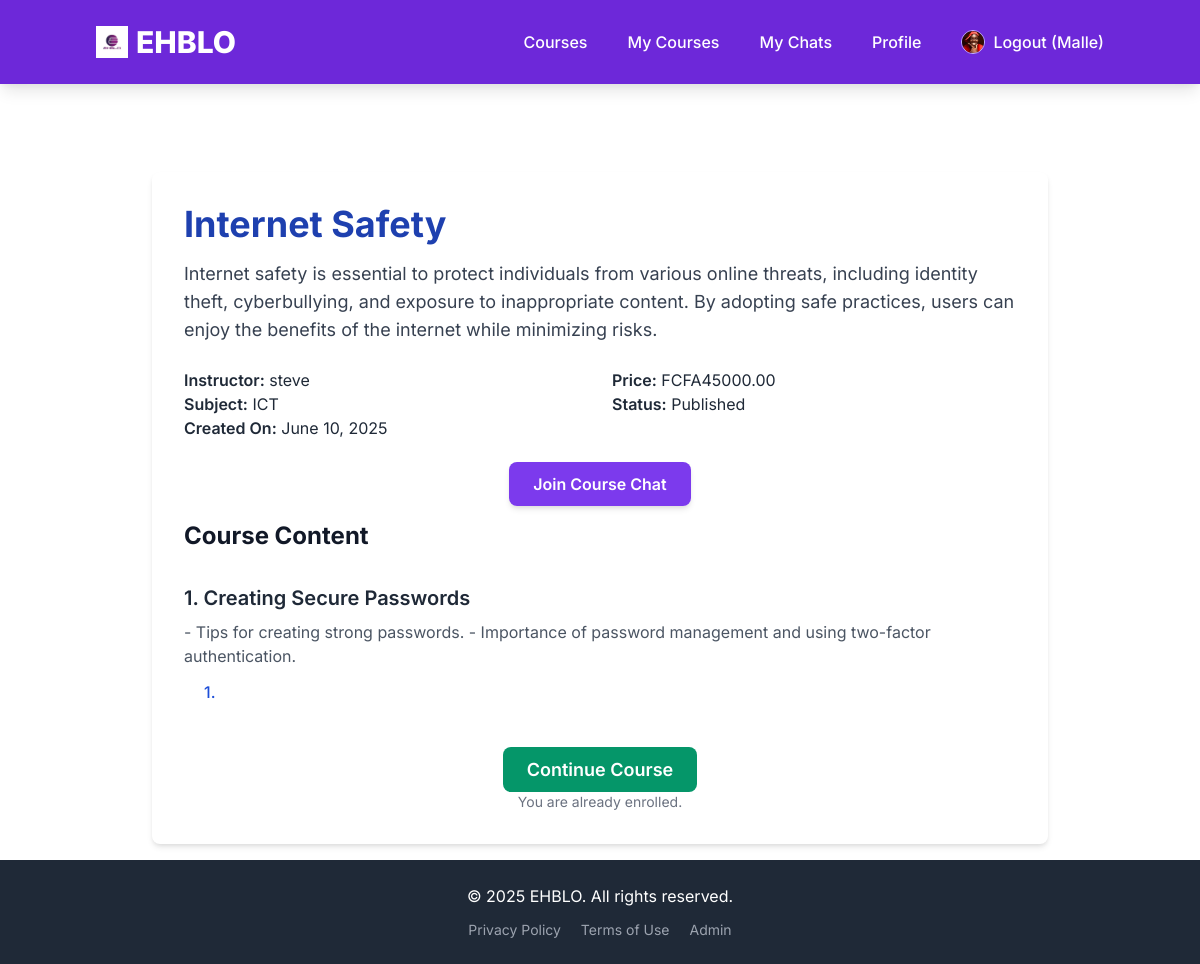
The app's page /courses/6/internet-safety/ (signed in), older data.
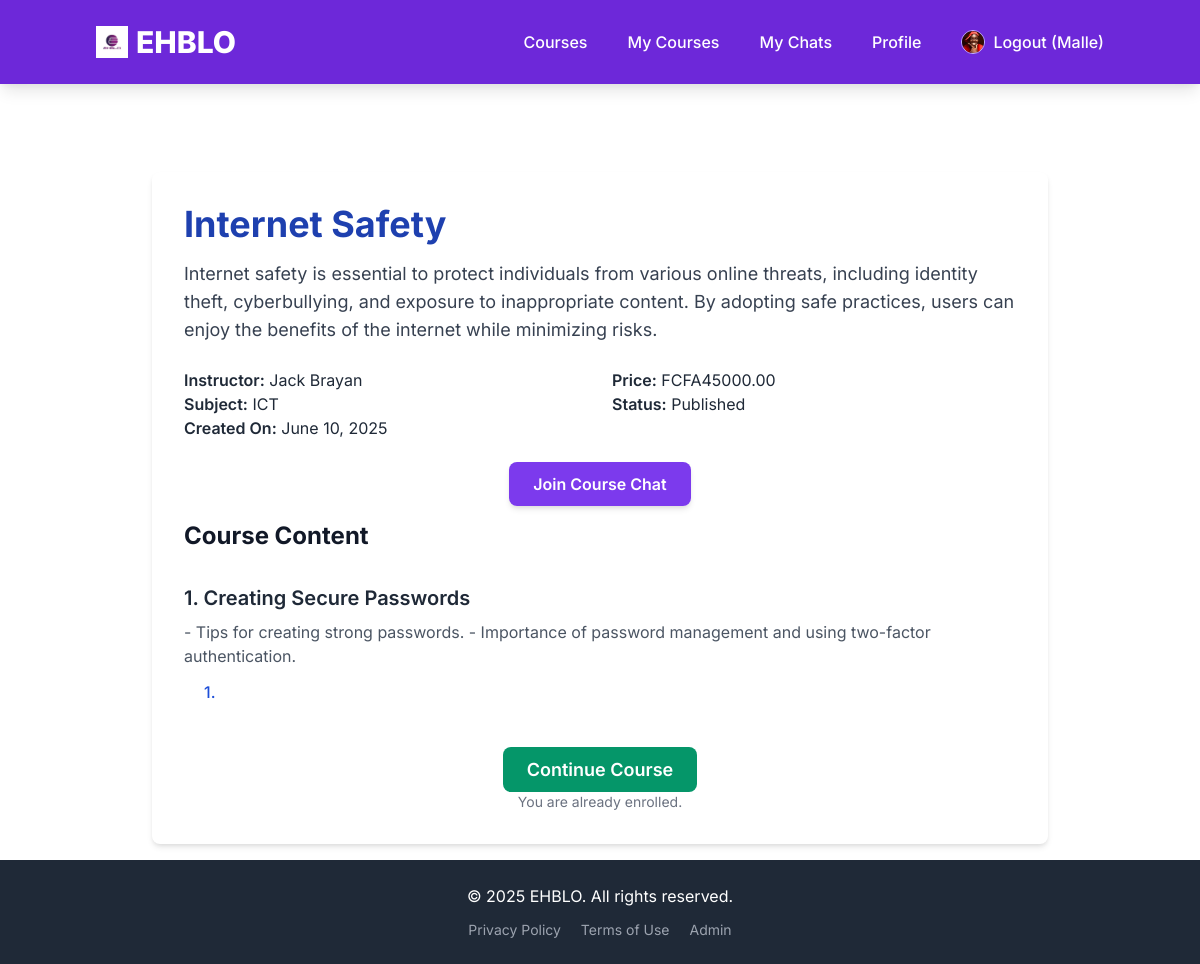
The same page, newer data.
### courses/models.py (models this page shows, shortened)
class Course(models.Model):
    instructor = models.ForeignKey(settings.AUTH_USER_MODEL,
                                   on_delete=models.CASCADE,
                                   related_name='courses_created',
                                   limit_choices_to={'user_type': 'instructor'})
    subject = models.ForeignKey(Subject,
                                 on_delete=models.CASCADE,
                                 related_name='courses')
    title = models.CharField(max_length=250)
    slug = models.SlugField(max_length=250, unique=True, blank=True)
    overview = models.TextField()
    created = models.DateTimeField(auto_now_add=True)
    updated = models.DateTimeField(auto_now=True)
    price = models.DecimalField(max_digits=10, decimal_places=2, default=0.00) # 0 for free courses
    is_published = models.BooleanField(default=False)
    tags = TaggableManager(blank=True)
    image = models.ImageField(upload_to='course_thumbnails/', null=True, blank=True)
    class Meta:
        ordering = ('-created',)

class Subject(models.Model):
    name = models.CharField(max_length=200, unique=True)
    slug = models.SlugField(max_length=200, unique=True, blank=True)
    class Meta:
        ordering = ('name',)

### users/models.py (models this page shows, shortened)
class CustomUser(AbstractUser):
    USER_TYPE_CHOICES = (
        ("student", "Student"),
        ("instructor", "Instructor"),
    )
    user_type = models.CharField(max_length=20, choices=USER_TYPE_CHOICES, default="student")
    bio = models.TextField(blank=True, null=True)
    profile_picture = models.ImageField(upload_to='profile_pics/', blank=True, null=True)
    phone_number = models.CharField(max_length=20, blank=True, null=True)
    country = models.CharField(max_length=100, blank=True, null=True)
    class Meta:
        verbose_name = "User"
        verbose_name_plural = "Users"

### courses/views.py (the view)
# urls.py: path('<int:pk>/<slug:slug>/', views.CourseDetailView.as_view(), name='course_detail'),
class CourseDetailView(DetailView):
    model = Course
    template_name = 'courses/course_detail.html'
    context_object_name = 'course'
    def get_queryset(self):
        queryset = super().get_queryset()
        if self.request.user.is_authenticated and self.request.user.user_type == 'instructor':
            return queryset
        return queryset.filter(is_published=True)
    def get_context_data(self, **kwargs):
        context = super().get_context_data(**kwargs)
        course = self.get_object()
        user_is_enrolled = False
        enrollment = None
        if self.request.user.is_authenticated:
            if self.request.user.user_type == 'instructor' and course.instructor == self.request.user:
                user_is_enrolled = True
            elif self.request.user.user_type == 'student':
                try:
                    enrollment = Enrollment.objects.get(student=self.request.user, course=course)
                    user_is_enrolled = True
                except Enrollment.DoesNotExist:
                    user_is_enrolled = False
        context['user_is_enrolled'] = user_is_enrolled
        context['enrollment'] = enrollment
        return context

### courses/templates/courses/course_detail.html (shortened to what the changed rows need)
{% extends "base.html" %}
{% load static %}
{% load courses_extras %}
{% block content %}
<div class="max-w-4xl mx-auto bg-white p-8 rounded-lg shadow-md mt-10">
    <h1 class="text-4xl font-bold text-blue-800 mb-4">{{ course.title }}</h1>
    <p class="text-lg text-gray-700 mb-6">{{ course.overview }}</p>
    <div class="grid grid-cols-1 md:grid-cols-2 gap-6 mb-8 text-gray-800">
        <div>
            <p><strong class="font-semibold">Instructor:</strong> {{ course.instructor.get_full_name|default:course.instructor.username }}</p>
            <p><strong class="font-semibold">Subject:</strong> {{ course.subject.name }}</p>
            <p><strong class="font-semibold">Created On:</strong> {{ course.created|date:"F d, Y" }}</p>
        </div>
        <div>
            <p><strong class="font-semibold">Price:</strong>
                {% if course.price > 0 %}
                    FCFA{{ course.price }}
                {% else %}
                    Free
                {% endif %}
            </p>
            <p><strong class="font-semibold">Status:</strong> {% if course.is_published %}Published{% else %}Draft{% endif %}</p>
        </div>
    </div>
    {% if user.is_authenticated %}
        <div class="mb-6 text-center">
            {% if user == course.instructor and user.user_type == 'instructor' %}
                <a href="{% url 'course_chat_detail' course.id %}"
                   class="bg-purple-600 text-white px-6 py-3 rounded-lg font-semibold hover:bg-purple-700 transition duration-300 shadow-md">
                    Go to Course Chat (Instructor)
                </a>
            {% elif user.user_type == 'student' and user_is_enrolled %}
                <a href="{% url 'course_chat_detail' course.id %}"
                   class="bg-purple-600 text-white px-6 py-3 rounded-lg font-semibold hover:bg-purple-700 transition duration-300 shadow-md">
                </a>
            {% endif %}
        </div>
    {% endif %}
    <h2 class="text-2xl font-bold text-gray-900 mb-4">Course Content</h2>
    {% if course.modules.all %}
        <div class="divide-y divide-gray-200">
            {% for module in course.modules.all %}
                <div class="py-4">
                </div>
            {% endfor %}
        </div>
    {% else %}
        <p class="text-gray-600 italic">No modules in this course yet.</p>
    {% endif %}
    <div class="mt-8 text-center">
        {% if user_is_enrolled and user.user_type == 'student' %}
            <a href="{% url 'course_player_home' enrollment.pk %}" class="bg-green-600 text-white px-6 py-3 rounded-lg text-lg font-semibold hover:bg-green-700 transition duration-300">
            </a>
            <p class="text-sm text-gray-500 mt-2">You are already enrolled.</p>
        {% elif not user.is_authenticated %}
            <p class="text-gray-600 text-lg">
                <a href="{% url 'login' %}" class="text-blue-600 hover:underline">Login</a> or
                <a href="{% url 'signup' %}" class="text-blue-600 hover:underline">Sign Up</a> to enroll in this course.
            </p>
        {% else %}
            <p class="text-gray-600 text-lg">Only students can enroll in courses.</p>
        {% endif %}
    </div>
</div>
{% endblock %}

Row changes from the older to the newer data that the page shows:
changed Course "Internet Safety": instructor.get_full_name "steve" → "Jack Brayan"
